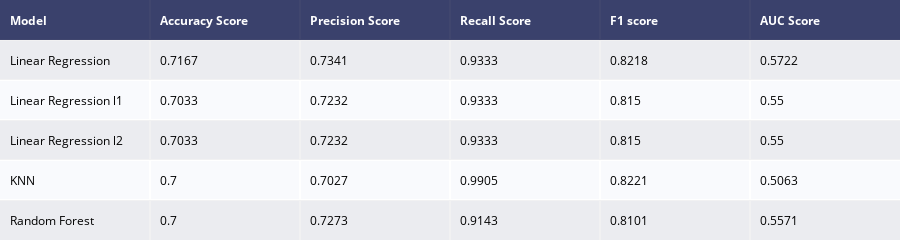

The notebook cell saved with this chart:
### Code cell
import plotly.offline as py
py.init_notebook_mode(connected = True)
import plotly.graph_objs as go
import plotly.figure_factory as ff

def model_report(model,training_x,testing_x,training_y,testing_y,name) :
    model.fit(training_x,training_y)
    predictions  = model.predict(testing_x)
    #accuracy     = accuracy_score(testing_y,predictions)
    accuracy     = accuracy_score(testing_y, predictions)
    precision    = precision_score(testing_y, predictions)
    recall       = recall_score(testing_y, predictions)
    f1           = f1_score(testing_y, predictions)
    auc          = roc_auc_score(testing_y, predictions)
    df = pd.DataFrame({"Model"               : [name],
                       "Accuracy Score"      : [accuracy],
                       "Precision Score"     : [precision],
                       "Recall Score"        : [recall],
                       "F1 score"            : [f1],
                       "AUC Score"           : [auc]

                      })
    return df

model1 = model_report(lr,X_train,X_test,y_train,y_test,
                      "Linear Regression")
model2 = model_report(lr_l1,X_train,X_test,y_train,y_test,
                      "Linear Regression l1")
model3 = model_report(lr_l2,X_train,X_test,y_train,y_test,
                      "Linear Regression l2")

model4 = model_report(knn,X_train,X_test,y_train,y_test,
                      "KNN")

model5 = model_report(RF,X_train,X_test,y_train,y_test,
                      "Random Forest")



model_performances = pd.concat([model1,model2,model3,model4,model5],axis = 0).reset_index()
model_performances = model_performances.drop(columns = "index",axis =1)

table  = ff.create_table(np.round(model_performances,4))

py.iplot(table)

### Figure 1 — Plotly figure (JSON) as saved in the notebook; plotly's stock layout.template omitted (floating-point values rounded to 4 significant figures)
{"data": [{"colorscale": [[0, "#00083e"], [0.5, "#ededee"], [1, "#ffffff"]], "hoverinfo": "none", "opacity": 0.75, "showscale": false, "z": [[0, 0, 0, 0, 0, 0], [0.5, 0.5, 0.5, 0.5, 0.5, 0.5], [1, 1, 1, 1, 1, 1], [0.5, 0.5, 0.5, 0.5, 0.5, 0.5], [1, 1, 1, 1, 1, 1], [0.5, 0.5, 0.5, 0.5, 0.5, 0.5]], "type": "heatmap"}], "layout": {"annotations": [{"align": "left", "font": {"color": "#ffffff"}, "showarrow": false, "text": "<b>Model</b>", "x": -0.45, "xanchor": "left", "xref": "x", "y": 0, "yref": "y"}, {"align": "left", "font": {"color": "#ffffff"}, "showarrow": false, "text": "<b>Accuracy Score</b>", "x": 0.55, "xanchor": "left", "xref": "x", "y": 0, "yref": "y"}, {"align": "left", "font": {"color": "#ffffff"}, "showarrow": false, "text": "<b>Precision Score</b>", "x": 1.55, "xanchor": "left", "xref": "x", "y": 0, "yref": "y"}, {"align": "left", "font": {"color": "#ffffff"}, "showarrow": false, "text": "<b>Recall Score</b>", "x": 2.55, "xanchor": "left", "xref": "x", "y": 0, "yref": "y"}, {"align": "left", "font": {"color": "#ffffff"}, "showarrow": false, "text": "<b>F1 score</b>", "x": 3.55, "xanchor": "left", "xref": "x", "y": 0, "yref": "y"}, {"align": "left", "font": {"color": "#ffffff"}, "showarrow": false, "text": "<b>AUC Score</b>", "x": 4.55, "xanchor": "left", "xref": "x", "y": 0, "yref": "y"}, {"align": "left", "font": {"color": "#000000"}, "showarrow": false, "text": "Linear Regression", "x": -0.45, "xanchor": "left", "xref": "x", "y": 1, "yref": "y"}, {"align": "left", "font": {"color": "#000000"}, "showarrow": false, "text": "0.7167", "x": 0.55, "xanchor": "left", "xref": "x", "y": 1, "yref": "y"}, {"align": "left", "font": {"color": "#000000"}, "showarrow": false, "text": "0.7341", "x": 1.55, "xanchor": "left", "xref": "x", "y": 1, "yref": "y"}, {"align": "left", "font": {"color": "#000000"}, "showarrow": false, "text": "0.9333", "x": 2.55, "xanchor": "left", "xref": "x", "y": 1, "yref": "y"}, {"align": "left", "font": {"color": "#000000"}, "showarrow": false, "text": "0.8218", "x": 3.55, "xanchor": "left", "xref": "x", "y": 1, "yref": "y"}, {"align": "left", "font": {"color": "#000000"}, "showarrow": false, "text": "0.5722", "x": 4.55, "xanchor": "left", "xref": "x", "y": 1, "yref": "y"}, {"align": "left", "font": {"color": "#000000"}, "showarrow": false, "text": "Linear Regression l1", "x": -0.45, "xanchor": "left", "xref": "x", "y": 2, "yref": "y"}, {"align": "left", "font": {"color": "#000000"}, "showarrow": false, "text": "0.7033", "x": 0.55, "xanchor": "left", "xref": "x", "y": 2, "yref": "y"}, {"align": "left", "font": {"color": "#000000"}, "showarrow": false, "text": "0.7232", "x": 1.55, "xanchor": "left", "xref": "x", "y": 2, "yref": "y"}, {"align": "left", "font": {"color": "#000000"}, "showarrow": false, "text": "0.9333", "x": 2.55, "xanchor": "left", "xref": "x", "y": 2, "yref": "y"}, {"align": "left", "font": {"color": "#000000"}, "showarrow": false, "text": "0.815", "x": 3.55, "xanchor": "left", "xref": "x", "y": 2, "yref": "y"}, {"align": "left", "font": {"color": "#000000"}, "showarrow": false, "text": "0.55", "x": 4.55, "xanchor": "left", "xref": "x", "y": 2, "yref": "y"}, {"align": "left", "font": {"color": "#000000"}, "showarrow": false, "text": "Linear Regression l2", "x": -0.45, "xanchor": "left", "xref": "x", "y": 3, "yref": "y"}, {"align": "left", "font": {"color": "#000000"}, "showarrow": false, "text": "0.7033", "x": 0.55, "xanchor": "left", "xref": "x", "y": 3, "yref": "y"}, {"align": "left", "font": {"color": "#000000"}, "showarrow": false, "text": "0.7232", "x": 1.55, "xanchor": "left", "xref": "x", "y": 3, "yref": "y"}, {"align": "left", "font": {"color": "#000000"}, "showarrow": false, "text": "0.9333", "x": 2.55, "xanchor": "left", "xref": "x", "y": 3, "yref": "y"}, {"align": "left", "font": {"color": "#000000"}, "showarrow": false, "text": "0.815", "x": 3.55, "xanchor": "left", "xref": "x", "y": 3, "yref": "y"}, {"align": "left", "font": {"color": "#000000"}, "showarrow": false, "text": "0.55", "x": 4.55, "xanchor": "left", "xref": "x", "y": 3, "yref": "y"}, {"align": "left", "font": {"color": "#000000"}, "showarrow": false, "text": "KNN", "x": -0.45, "xanchor": "left", "xref": "x", "y": 4, "yref": "y"}, {"align": "left", "font": {"color": "#000000"}, "showarrow": false, "text": "0.7", "x": 0.55, "xanchor": "left", "xref": "x", "y": 4, "yref": "y"}, {"align": "left", "font": {"color": "#000000"}, "showarrow": false, "text": "0.7027", "x": 1.55, "xanchor": "left", "xref": "x", "y": 4, "yref": "y"}, {"align": "left", "font": {"color": "#000000"}, "showarrow": false, "text": "0.9905", "x": 2.55, "xanchor": "left", "xref": "x", "y": 4, "yref": "y"}, {"align": "left", "font": {"color": "#000000"}, "showarrow": false, "text": "0.8221", "x": 3.55, "xanchor": "left", "xref": "x", "y": 4, "yref": "y"}, {"align": "left", "font": {"color": "#000000"}, "showarrow": false, "text": "0.5063", "x": 4.55, "xanchor": "left", "xref": "x", "y": 4, "yref": "y"}, {"align": "left", "font": {"color": "#000000"}, "showarrow": false, "text": "Random Forest", "x": -0.45, "xanchor": "left", "xref": "x", "y": 5, "yref": "y"}, {"align": "left", "font": {"color": "#000000"}, "showarrow": false, "text": "0.7", "x": 0.55, "xanchor": "left", "xref": "x", "y": 5, "yref": "y"}, {"align": "left", "font": {"color": "#000000"}, "showarrow": false, "text": "0.7273", "x": 1.55, "xanchor": "left", "xref": "x", "y": 5, "yref": "y"}, {"align": "left", "font": {"color": "#000000"}, "showarrow": false, "text": "0.9143", "x": 2.55, "xanchor": "left", "xref": "x", "y": 5, "yref": "y"}, {"align": "left", "font": {"color": "#000000"}, "showarrow": false, "text": "0.8101", "x": 3.55, "xanchor": "left", "xref": "x", "y": 5, "yref": "y"}, {"align": "left", "font": {"color": "#000000"}, "showarrow": false, "text": "0.5571", "x": 4.55, "xanchor": "left", "xref": "x", "y": 5, "yref": "y"}], "height": 230, "margin": {"b": 0, "l": 0, "r": 0, "t": 0}, "xaxis": {"dtick": 1, "gridwidth": 2, "showticklabels": false, "tick0": -0.5, "ticks": "", "zeroline": false}, "yaxis": {"autorange": "reversed", "dtick": 1, "gridwidth": 2, "showticklabels": false, "tick0": 0.5, "ticks": "", "zeroline": false}}}
